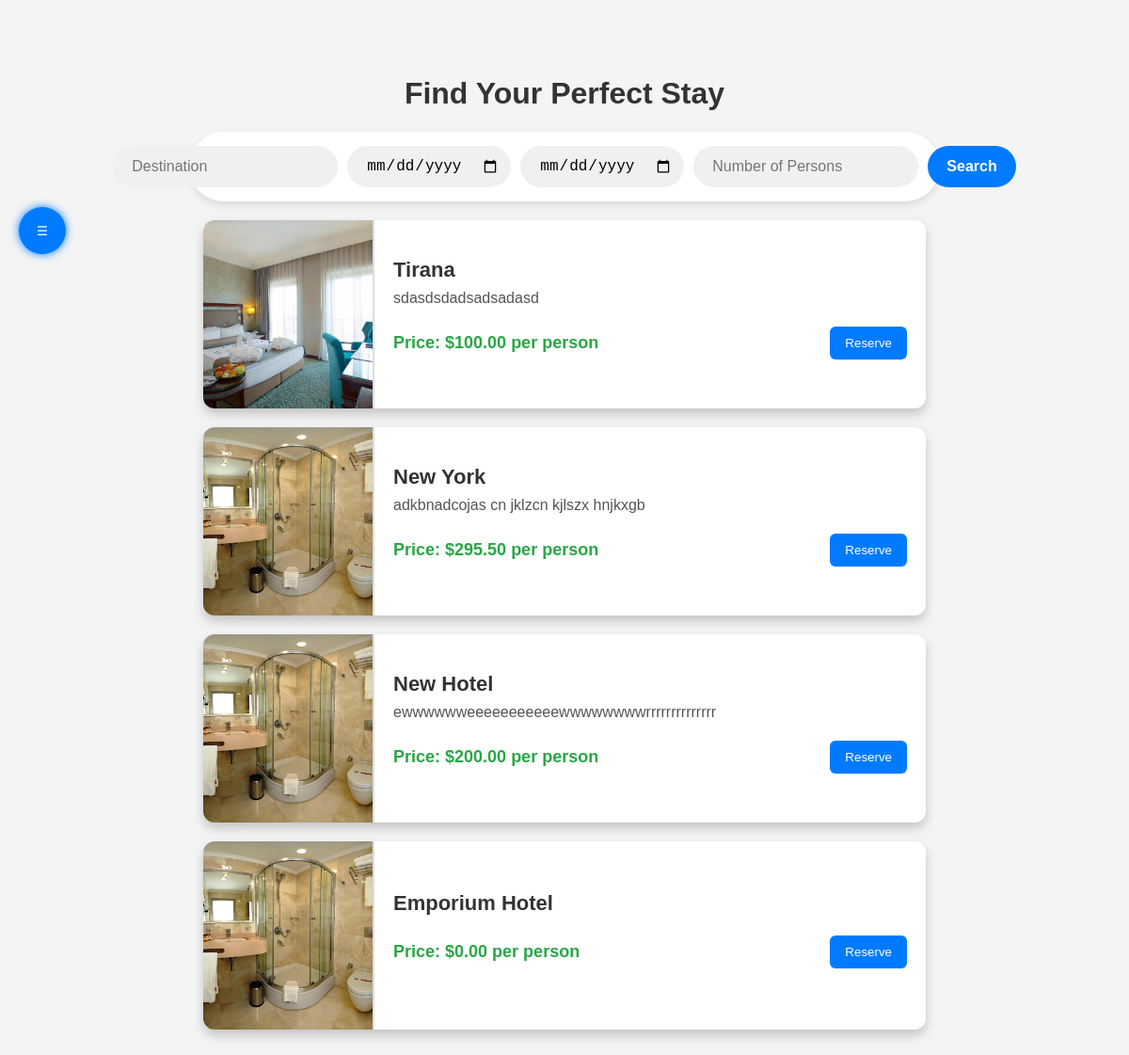
Page /dashboard.php on the committed database.
### tables this page shows
CREATE TABLE `offers` (
  `id` int(11) NOT NULL,
  `location` varchar(255) NOT NULL,
  `description` text NOT NULL,
  `room_capacity` int(11) NOT NULL,
  `available_rooms` int(11) NOT NULL,
  `photos` text NOT NULL,
  `created_at` timestamp NOT NULL DEFAULT current_timestamp(),
  `price_per_person` decimal(10,2) NOT NULL,
  `room_details` text NOT NULL,
  `reviews` text DEFAULT NULL,
  `map_location` varchar(255) NOT NULL,
  `includes` varchar(255) NOT NULL,
  `latitude` decimal(10,6) DEFAULT NULL,
  `longitude` decimal(10,6) DEFAULT NULL,
  `image_url` varchar(255) DEFAULT NULL,
  `no_credit_card` tinyint(1) DEFAULT 0,
  `beachfront` tinyint(1) DEFAULT 0,
  `five_stars` tinyint(1) DEFAULT 0,
  `rating_8plus` tinyint(1) DEFAULT 0,
  `vacation_homes` tinyint(1) DEFAULT 0,
  `pet_friendly` tinyint(1) DEFAULT 0,
  `apartments` tinyint(1) DEFAULT 0,
  `breakfast_dinner` tinyint(1) DEFAULT 0,
  `horseback_riding` tinyint(1) DEFAULT 0,
  `cycling` tinyint(1) DEFAULT 0,
  `beach` tinyint(1) DEFAULT 0,
  `fishing` tinyint(1) DEFAULT 0,
  `hiking` tinyint(1) DEFAULT 0,
  `bedrooms` int(11) DEFAULT 0,
  `bathrooms` int(11) DEFAULT 0,
  `parking` tinyint(1) DEFAULT 0,
  `restaurant` tinyint(1) DEFAULT 0,
  `room_service` tinyint(1) DEFAULT 0,
  `front_desk` tinyint(1) DEFAULT 0,
  `fitness_center` tinyint(1) DEFAULT 0,
  `non_smoking` tinyint(1) DEFAULT 0,
  `airport_shuttle` tinyint(1) DEFAULT 0,
  `family_rooms` tinyint(1) DEFAULT 0,
  `spa` tinyint(1) DEFAULT 0,
  `free_wifi` tinyint(1) DEFAULT 0,
  `charging_station` tinyint(1) DEFAULT 0,
  `wheelchair_access` tinyint(1) DEFAULT 0,
  `swimming_pool` tinyint(1) DEFAULT 0,
  `filters` text DEFAULT NULL
);

### dashboard.php (the view, shortened to what this page needs)
<?php
include 'config.php';
$offers = [];
$result = $conn->query("SELECT * FROM offers ORDER BY created_at DESC");
if ($result->num_rows > 0) {
    while ($row = $result->fetch_assoc()) {
        $offers[] = $row;
    }
}
?>
<div class="dashboard-container">
    <button id="open-filters" style="margin-top: 200px; position: fixed; top: 20px; left: 20px; width: 50px; height: 50px; border-radius: 50%; background: #007bff; color: #fff; border: none; cursor: pointer; box-shadow: 0 0 10px #007bff;">☰</button>
</div>
<!DOCTYPE html>
<html lang="en">
<head>
    <link rel="stylesheet" href="dashboardd.css">
</head>
<body>
    <div class="dashboard-container">
        <h1>Find Your Perfect Stay</h1>
        <div class="search-bar">
    <input type="text" id="destination" placeholder="Destination">
    <input type="date" id="check-in" placeholder="Check-In Date">
    <input type="date" id="check-out" placeholder="Check-Out Date">
    <input type="number" id="persons" placeholder="Number of Persons" min="1">
    <button id="search-button">Search</button>
         </div>
        <div class="offers-grid">
            <?php foreach ($offers as $offer): ?>
                <div class="offer-window" data-id="<?php echo $offer['id']; ?>" onclick="showOfferDetails(<?php echo $offer['id']; ?>)">
                    <img class="offer-image" src="<?php echo explode(',', $offer['photos'])[0]; ?>" alt="Offer Photo">
                    <div class="offer-info">
                        <h3 class="offer-title"><?php echo $offer['location']; ?></h3>
                        <p class="offer-room-details"><?php echo $offer['room_details']; ?></p>
                        <div class="offer-bottom">
                            <p class="offer-price"><strong>Price:</strong> $<?php echo $offer['price_per_person']; ?> per person</p>
                            <button class="reserve-button">Reserve</button>
                        </div>
                    </div>
                </div>
            <?php endforeach; ?>
        </div>
    </div>
</body>
</html>

### dashboardd.css (style rules this page uses)
body { font-family: Arial, sans-serif; margin: 0; padding: 0; background-color: #f4f4f4; }
.dashboard-container { width: 80%; margin: auto; text-align: center; padding: 20px; }
h1 { color: #333; }
.search-bar { display: flex; justify-content: center; gap: 10px; margin-bottom: 20px; background: white; padding: 15px; border-radius: 50px; box-shadow: 0 4px 8px rgba(0, 0, 0, 0.1); width: 80%; margin-left: auto; margin-right: auto; }
.search-bar input, .search-bar button { padding: 12px; font-size: 16px; border: none; outline: none; border-radius: 30px; }
.search-bar input { flex: 1; background: #f0f0f0; padding-left: 20px; }
#search-button { background-color: #007bff; color: white; cursor: pointer; padding: 12px 20px; font-weight: bold; }
.offers-grid { display: center; grid-template-columns: repeat(auto-fill, minmax(400px, 1fr)); gap: 20px; justify-content: center; margin-top: 20px; margin-bottom: 20px; margin-left: auto; margin-right: auto; }
.offer-window { display: flex; align-items: center; background: white; border-radius: 12px; box-shadow: 0 6px 12px rgba(0, 0, 0, 0.2); overflow: hidden; cursor: pointer; transition: transform 0.2s ease-in-out; height: 200px; margin-bottom: 20px; width: 80%; margin-left: auto; margin-right: auto; }
.offer-image { width: 180px; height: 100%; object-fit: cover; border-right: 2px solid #ddd; }
.offer-info { flex: 1; padding: 20px; text-align: left; }
.offer-title { font-size: 22px; color: #333; margin: 0; }
.offer-room-details { font-size: 16px; color: #555; margin: 8px 0; }
.offer-bottom { display: flex; justify-content: space-between; align-items: center; margin-top: 10px; }
.offer-price { font-size: 18px; font-weight: bold; color: #28a745; }
.reserve-button { padding: 10px 16px; background: #007bff; color: white; border: none; border-radius: 6px; cursor: pointer; }

### rows in the picture
offers: shows a picture, location "Tirana", room_details "sdasdsdadsadsadasd", price_per_person "100.00"
offers: location "New York", room_details "adkbnadcojas cn jklzcn kjlszx hnjkxgb", price_per_person "295.50"
offers: location "New Hotel", room_details "ewwwwwweeeeeeeeeeewwwwwwwwrrrrrrrrrrrrrr", price_per_person "200.00"
offers: location "Emporium Hotel", price_per_person "0.00"
